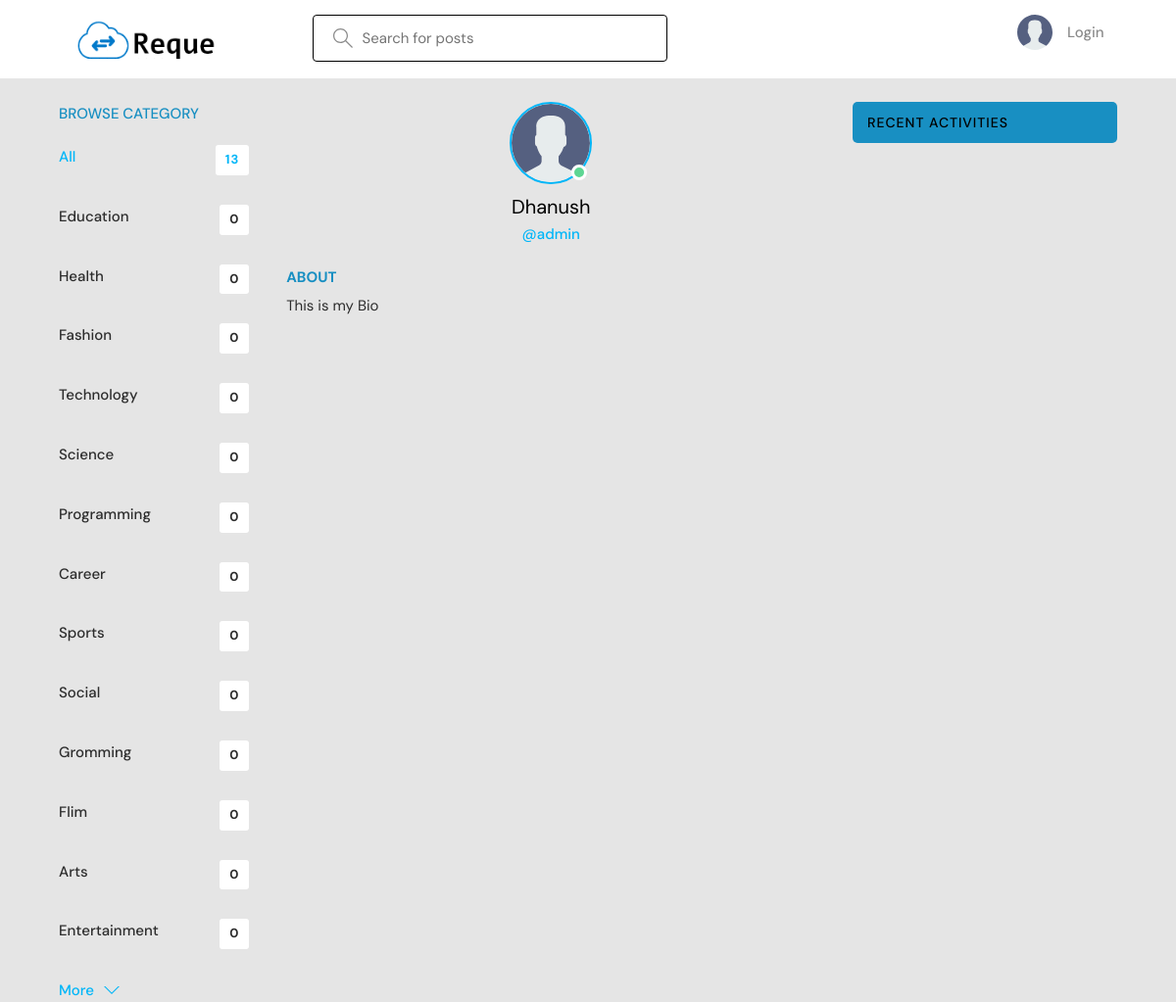
/profile/12/, run on an earlier commit of the app's database.
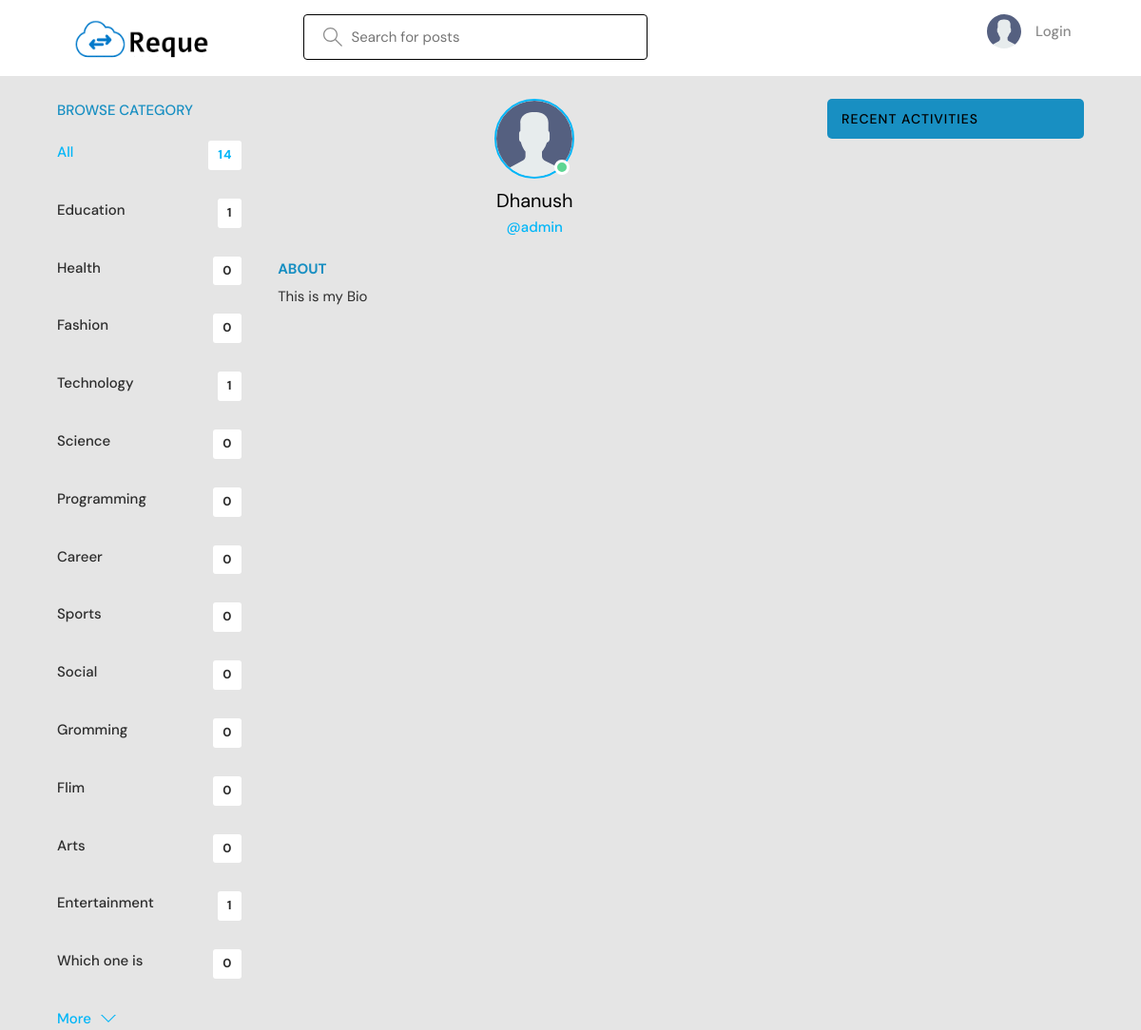
And on a later commit of the database.
### base/models.py (models this page shows, shortened)
class Topic(models.Model):
    name = models.CharField(max_length=200)

### base/views.py (the view)
# urls.py: path('profile/<str:pk>/', views.userProfile, name="user-profile"),
def userProfile(request, pk):
    user = User.objects.get(id=pk)
    rooms = user.room_set.all()
    room_messages = user.message_set.all()
    topics = Topic.objects.all()
    context = {'user': user, 'rooms': rooms,
               'room_messages': room_messages, 'topics': topics}
    return render(request, 'base/profile.html', context)

### base/templates/base/profile.html (shortened to what this page needs)
{% extends 'main.html' %}
{% block content %}
<main class="profile-page layout layout--3">
  <div class="container">
    {% include 'base/topics_component.html' %}
    <div class="roomList">
      <div class="profile">
        <div class="profile__avatar">
          <div class="avatar avatar--large active">
            <img src="{{user.avatar.url}}" />
          </div>
        </div>
        <div class="profile__info">
          <h3>{{user.name}}</h3>
          <p>@{{user.username}}</p>
        </div>
        <div class="profile__about">
          <h3>About</h3>
          <p>
            {{user.bio}}
          </p>
        </div>
      </div>
    </div>
    {% include 'base/activity_component.html' %}
  </div>
</main>
{% endblock content %}

### base/templates/base/topics_component.html
<div class="topics">
    <div class="topics__header">
        <h2>Browse Category</h2>
    </div>
    <ul class="topics__list">
        <li>
            <a href="{% url 'home' %}" class="active">All <span>{{topics.count}}</span></a>
        </li>
        {% for topic in topics %}
        <li>
            <a href="{% url 'home' %}?q={{topic.name}}">{{topic.name}}<span>{{topic.room_set.all.count}}</span></a>
        </li>
        {% endfor %}
    </ul>
    <a class="btn btn--link" href="{% url 'topics' %}">
        More
        <svg version="1.1" xmlns="http://www.w3.org/2000/svg" width="32" height="32" viewBox="0 0 32 32">
            <title>chevron-down</title>
            <path d="M16 21l-13-13h-3l16 16 16-16h-3l-13 13z"></path>
        </svg>
    </a>
</div>

What changed in the data, as far as the page shows it:
computed for Topic "Education": room_set.all.count "0" → "1"
computed for Topic "Technology": room_set.all.count "0" → "1"
computed for Topic "Entertainment": room_set.all.count "0" → "1"
added Topic: name "Which one is", room_set.all.count "0"
Also different on the page:
{{ topics.count }}: "13" → "14"
